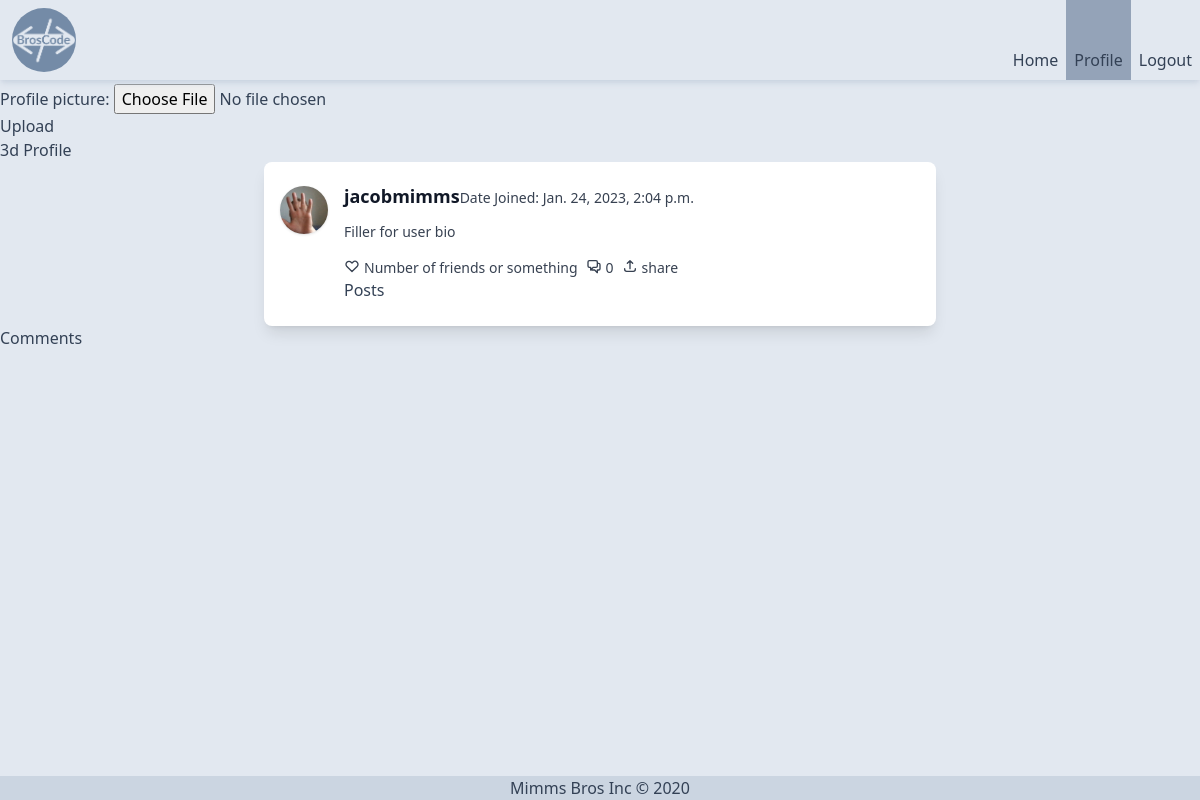
Page /profile/1/ (signed in) on the earlier database version.
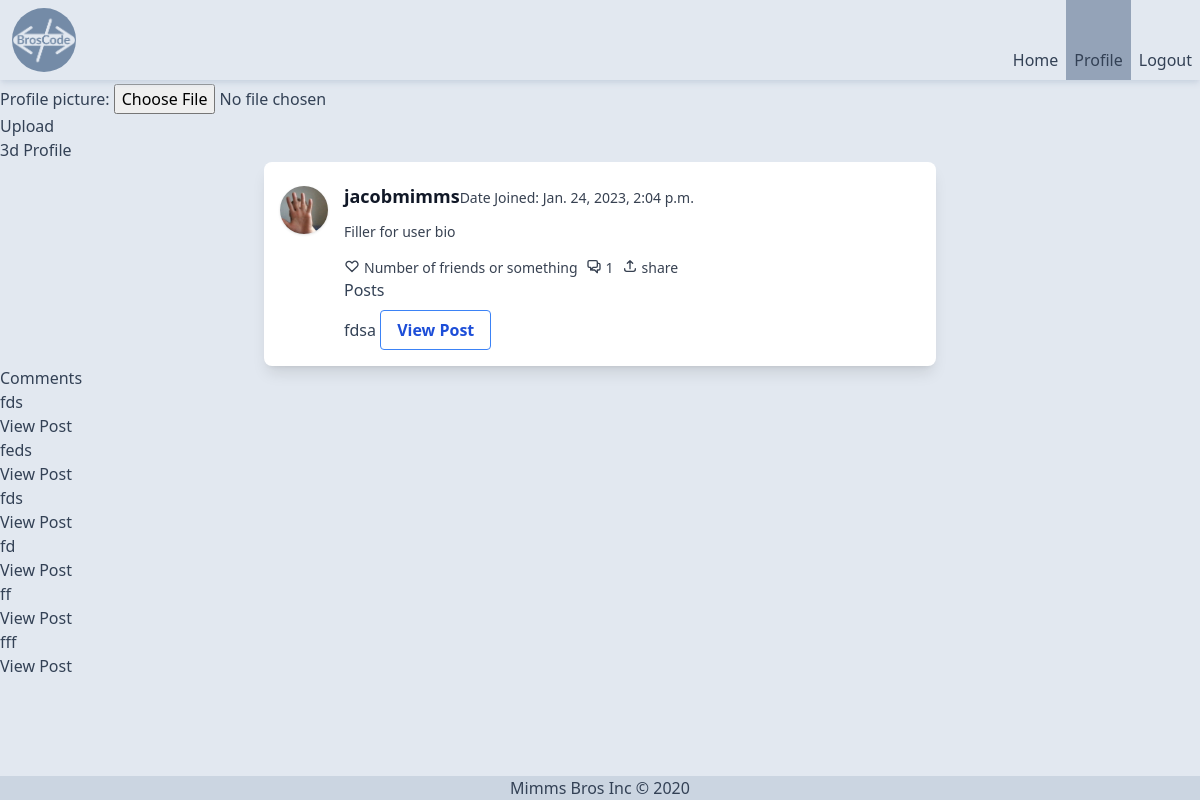
Same page on the later database version.
### blog/models.py (models this page shows, shortened)
class User(AbstractUser):
    email = models.EmailField(max_length=254, unique=True, blank=False, null=False)
    friends = models.ManyToManyField('self', blank=True)
    profile_picture = models.ImageField(upload_to='images/', default='images/default.jpg', blank=True, null=True)

class Post(models.Model):
    author = models.ForeignKey(User, on_delete=models.CASCADE)
    title = models.CharField(max_length=100)
    content = models.TextField()
    created_at = models.DateTimeField(auto_now_add=True)
    updated_at = models.DateTimeField(auto_now=True)
    votes = models.IntegerField(default=0)
    users_upvoted = models.ManyToManyField(User, blank=True, related_name='users_upvoted_post')
    users_downvoted = models.ManyToManyField(User, blank=True, related_name='users_downvoted_post')

class Comment(models.Model):
    author = models.ForeignKey(User, on_delete=models.CASCADE)
    post = models.ForeignKey(Post, on_delete=models.CASCADE, blank=True, null=True)
    content = models.TextField()
    created_at = models.DateTimeField(auto_now_add=True)
    updated_at = models.DateTimeField(auto_now=True)
    votes = models.IntegerField(default=0)
    users_upvoted = models.ManyToManyField(User, blank=True, related_name='users_upvoted_comment')
    users_downvoted = models.ManyToManyField(User, blank=True, related_name='users_downvoted_comment')
    parent_comment = models.ForeignKey('self', on_delete=models.CASCADE, blank=True, null=True)
    def __str__(self):
        return self.content

### blog/views.py (the view, shortened to what this page needs)
# urls.py: path('profile/<int:pk>/', views.profile, name='profile'),
def profile(req, pk):
    if not req.user.is_authenticated:
        return HttpResponseRedirect(reverse('blog:login'))
    form = ProfilePictureForm(req.POST, req.FILES)
    user = get_object_or_404(User, pk=pk)
    posts = Post.objects.filter(author=user)
    comments = Comment.objects.filter(author=user)
    return render(req, 'blog/profile.html', {'user': user, 'posts': posts, 'comments': comments, 'form': form})

### blog/forms.py
class ProfilePictureForm(forms.ModelForm):
    class Meta:
        model = User
        fields = ['profile_picture']

### blog/templates/blog/profile.html (shortened to what this page needs)
{% extends "blog/base.html" %}
{% load static tailwind_tags %}
        {% block content %}
        <form method = "post" enctype="multipart/form-data">
            {{ form.as_p }}
            <button type="submit">Upload</button>
        </form>
        <a href="{% url 'blog:3d_profile' user.pk %}">3d Profile</a>
        <div class="flex bg-white shadow-lg rounded-lg mx-4 md:mx-auto max-w-md md:max-w-2xl ">
            <div class="flex items-start px-4 py-6">
            <img class="w-12 h-12 rounded-full object-cover mr-4 shadow" src="{{ user.profile_picture.url }}" alt="avatar">
            <div class="">
                <div class="flex items-center justify-between">
                    <h2 class="text-lg font-semibold text-gray-900 -mt-1">{{user.username}} </h2>
                    <small class="text-sm text-gray-700">Date Joined: {{user.date_joined}}</small>
                </div>
                <p class="mt-3 text-gray-700 text-sm">
                    Filler for user bio
                </p>
                <div class="mt-4 flex items-center">
                    <div class="flex mr-2 text-gray-700 text-sm ">
                        <svg fill="none" viewBox="0 0 24 24"  class="w-4 h-4 mr-1" stroke="currentColor">
                        <path stroke-linecap="round" stroke-linejoin="round" stroke-width="2" d="M4.318 6.318a4.5 4.5 0 000 6.364L12 20.364l7.682-7.682a4.5 4.5 0 00-6.364-6.364L12 7.636l-1.318-1.318a4.5 4.5 0 00-6.364 0z"/>
                        </svg>
                        <span>Number of friends or something
                        </span>
                    </div>
                    <div class="flex mr-2 text-gray-700 text-sm ">
                        <svg fill="none" viewBox="0 0 24 24" class="w-4 h-4 mr-1" stroke="currentColor">
                        <path stroke-linecap="round" stroke-linejoin="round" stroke-width="2" d="M17 8h2a2 2 0 012 2v6a2 2 0 01-2 2h-2v4l-4-4H9a1.994 1.994 0 01-1.414-.586m0 0L11 14h4a2 2 0 002-2V6a2 2 0 00-2-2H5a2 2 0 00-2 2v6a2 2 0 002 2h2v4l.586-.586z"/>
                        </svg>
                        <span> {{posts.count}} </span>
                    </div>
                    <div class="flex mr-2 text-gray-700 text-sm ">
                        <svg fill="none" viewBox="0 0 24 24" class="w-4 h-4 mr-1" stroke="currentColor">
                        <path stroke-linecap="round" stroke-linejoin="round" stroke-width="2" d="M4 16v1a3 3 0 003 3h10a3 3 0 003-3v-1m-4-8l-4-4m0 0L8 8m4-4v12"/>
                        </svg>
                        <span>share</span>
                    </div>
                </div>
                <div>
                    <h2 class="">Posts</h2>
                    {% for post in posts %}
                    <div class="mt-4 flex items-center">
                            <h5 class="">
                                {{post.title}}
                                <a class="bg-transparent hover:bg-blue-500 text-blue-700 font-semibold hover:text-white py-2 px-4 border border-blue-500 hover:border-transparent rounded" href="{% url 'blog:post' post.id %}">View Post</a>
                            </h5>
                    </div>
                    {% endfor %}
                </div>
            </div>
            </div>
        </div>
        <h2>Comments</h2>
        {% for comment in comments %}
        <div class="card-body">
            <h5 class="card-title">{{comment}}</h5>
            <a href="{% url 'blog:post' comment.post.id %}">View Post</a>
        </div>
        {% endfor %}
        {% endblock %}

### blog/templates/blog/base.html (shortened to what this page needs)
{% load static %}
{% load static tailwind_tags %}
<!DOCTYPE html>
<html lang="en" class="font-sans w-full max-w-full h-full h-max-full text-slate-700 bg-slate-200">
	<head>
		{% tailwind_css %}
	</head>
	<body class="fixed flex flex-col w-full h-full justify-right align-middle">
        <div id="header" class="sticky top-0 h-auto">
            {% block header %}
            {% include "blog/header.html" %}
            {% endblock %}
        </div>
        <div id="main-content" class="h-full overflow-scroll">
            {% block content %}
            {% endblock %}
        </div>
        <div id="footer h-full">
            {% block footer %}
            {% include "blog/footer.html" %}
            {% endblock %}
        </div>
            {% block login_warning %}
            {% include "blog/login_warning.html" %}
            {% endblock %}
	</body>
</html>

### blog/templates/blog/header.html (shortened to what this page needs)
{% load static tailwind_tags %}
<!DOCTYPE html>
<html lang="en">
{% tailwind_css %}
<body>
{% block header %}
<header class="flex items-center justify-between w-screen bg-slate-200 text-slate-700 h-20 shadow-md shadow-slate-300 mb-1">
  <div class="flex">
    <img src="{% static 'blog/images/BrosCodeLogo.png' %}" alt="logo" class="flex h-20 ml-1 rounded-full p-2">
  </div>
  <nav class="flex h-full">
    {% if request.path == '/' %}
      <a class="flex flex-col justify-end p-2 bg-slate-400 active:bg-slate-400 hover:cursor-pointer">
        <span>Home</span>
      </a>
    {% else %}
      <a href="{%url 'blog:index'%}" class="flex flex-col justify-end p-2 hover:bg-slate-300 active:bg-slate-300 {% if request.path == '/' %}bg-slate-400 active:bg-slate-400 hover:bg-slate-400{% endif %}">
        <span>Home</span>
      </a>
    {% endif %}
    {% if request.user.is_authenticated %}
      {% if '/profile' in request.path%}
        <a  class="flex flex-col justify-end   h-full p-2 hover:cursor-pointer bg-slate-400">
          <span>Profile</span>
        </a>
      {% else %}
        <a href="{% url 'blog:profile' user.id%}" class="flex flex-col justify-end   h-full p-2 hover:bg-slate-300  active:bg-slate-300">
          <span>Profile</span>
        </a>
      {% endif %}
      <a href="{% url 'blog:logout' %}" class="flex flex-col justify-end p-2 hover:bg-slate-300  active:bg-slate-300">
        <span>Logout</span>
      </a>
    {% endif %}
  </nav>
</header>
{% endblock %}
</body>
</html>

### blog/templates/blog/footer.html
{% load static tailwind_tags %}
<!DOCTYPE html>
<html lang="en">
{% tailwind_css %}
<body>
    {% block footer %}
    <div class="flex justify-center text-accent-darkest bg-slate-300">
        Mimms Bros Inc © 2020
    </div>
    {% endblock %}
</body>
</html>

### blog/templates/blog/login_warning.html (shortened to what this page needs)
{% load static tailwind_tags %}
<head>
    {% tailwind_css %}
</head>
<body class="fixed border-2 border-red-500 right-1/2 left-1/2">
</body>

Differences in the rows shown:
added Post: title "fdsa"
added Comment: content "fds"
added Comment: content "feds"
added Comment: content "fds"
added Comment: content "fd"
added Comment: content "ff"
added Comment: content "fff"
Other differences:
{{ posts.count }}: "0" → "1"
